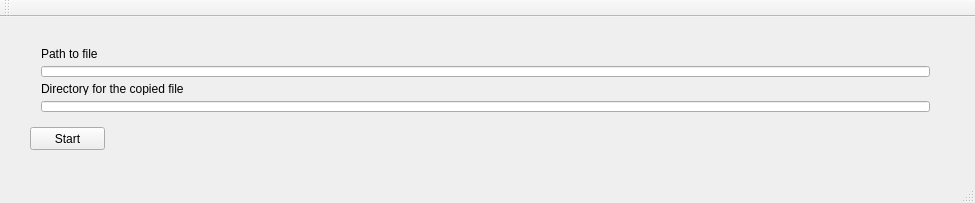
<?xml version="1.0" encoding="UTF-8"?>
<ui version="4.0">
 <class>MainWindow</class>
 <widget class="QMainWindow" name="MainWindow">
  <property name="geometry">
   <rect>
    <x>0</x>
    <y>0</y>
    <width>975</width>
    <height>203</height>
   </rect>
  </property>
  <property name="windowTitle">
   <string>MainWindow</string>
  </property>
  <widget class="QWidget" name="centralWidget">
   <widget class="QPushButton" name="startButton">
    <property name="geometry">
     <rect>
      <x>30</x>
      <y>110</y>
      <width>75</width>
      <height>23</height>
     </rect>
    </property>
    <property name="text">
     <string>Start</string>
    </property>
   </widget>
   <widget class="QWidget" name="">
    <property name="geometry">
     <rect>
      <x>30</x>
      <y>20</y>
      <width>911</width>
      <height>86</height>
     </rect>
    </property>
    <layout class="QVBoxLayout" name="verticalLayout">
     <item>
      <widget class="QLabel" name="label">
       <property name="text">
        <string>Path to file</string>
       </property>
      </widget>
     </item>
     <item>
      <widget class="QLineEdit" name="fileFrom"/>
     </item>
     <item>
      <widget class="QLabel" name="label_2">
       <property name="text">
        <string>Directory for the copied file </string>
       </property>
      </widget>
     </item>
     <item>
      <widget class="QLineEdit" name="fileTo"/>
     </item>
    </layout>
   </widget>
  </widget>
  <widget class="QMenuBar" name="menuBar">
   <property name="geometry">
    <rect>
     <x>0</x>
     <y>0</y>
     <width>975</width>
     <height>21</height>
    </rect>
   </property>
  </widget>
  <widget class="QToolBar" name="mainToolBar">
   <attribute name="toolBarArea">
    <enum>TopToolBarArea</enum>
   </attribute>
   <attribute name="toolBarBreak">
    <bool>false</bool>
   </attribute>
  </widget>
  <widget class="QStatusBar" name="statusBar"/>
 </widget>
 <layoutdefault spacing="6" margin="11"/>
 <resources/>
 <connections/>
</ui>
